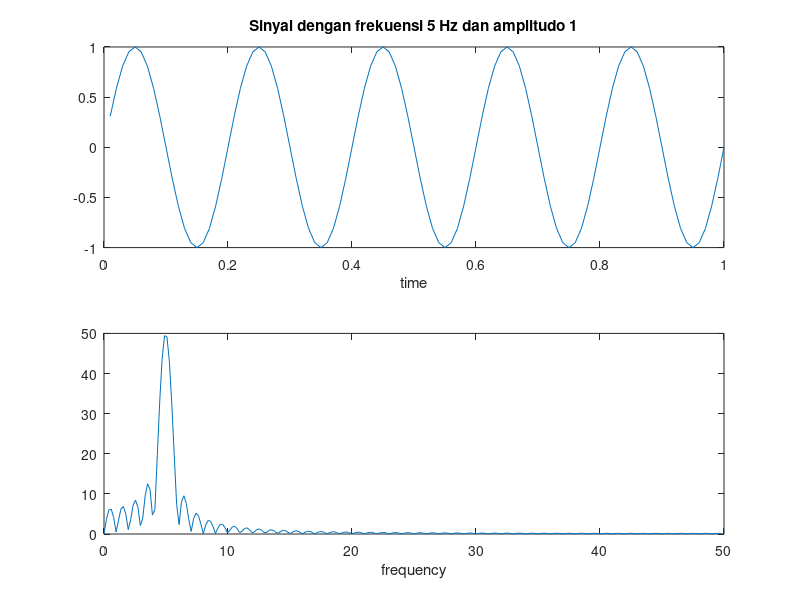
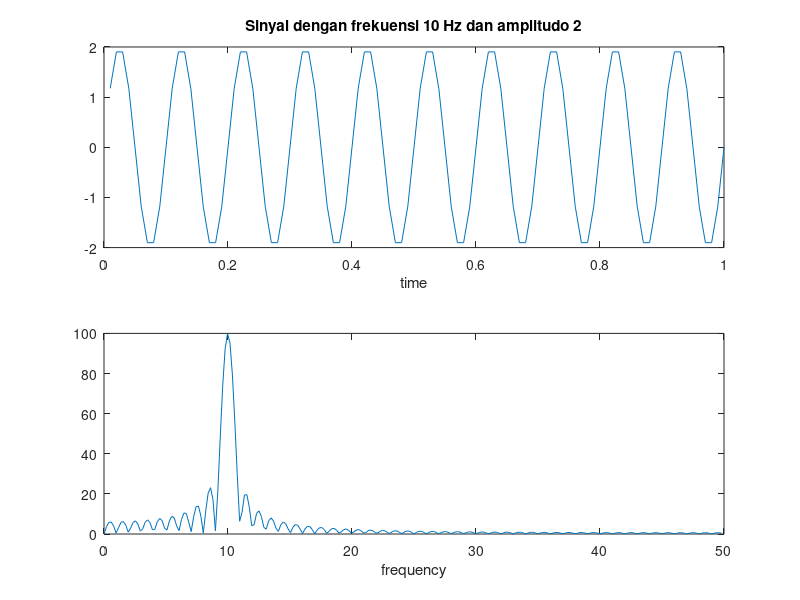
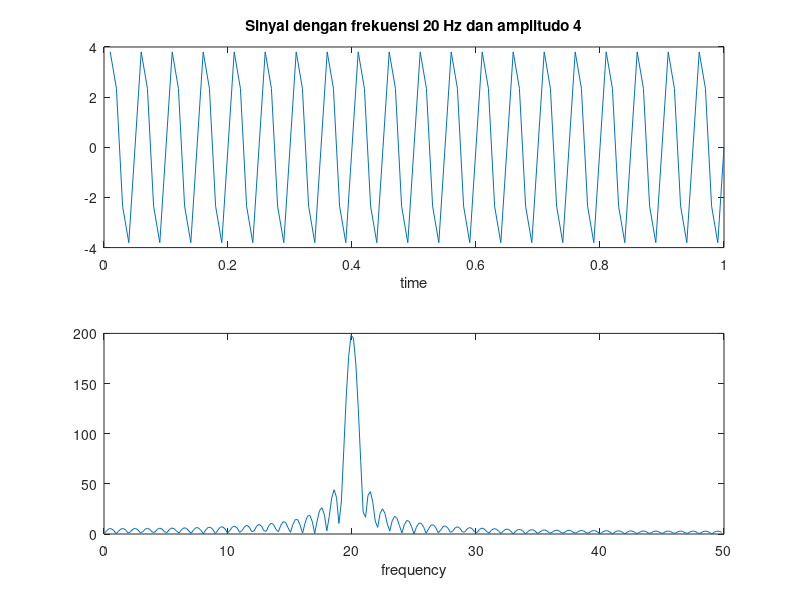
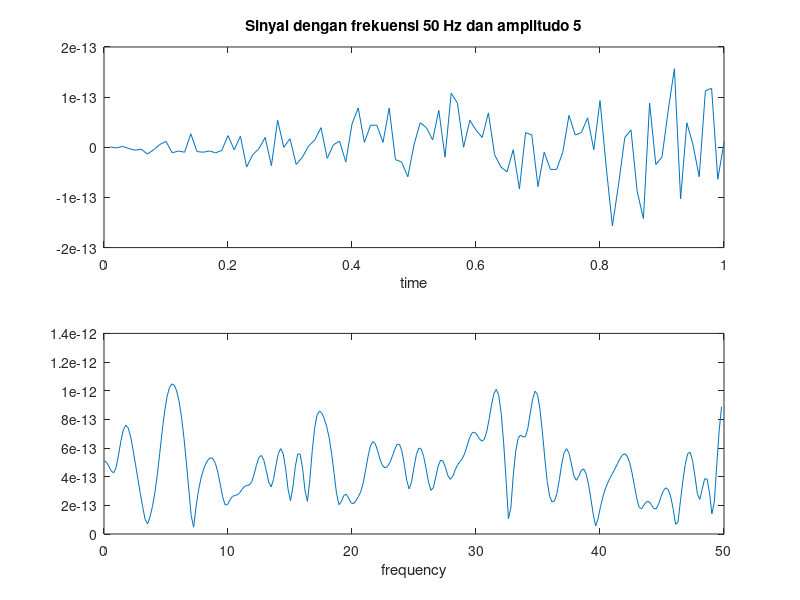

These charts were generated, in order, by the following MATLAB code:
Fs = 100;
t = (1:100) / Fs;
f_values = [5, 10, 20, 50];
a_values = [1, 2, 4, 5];

for i = 1:length(f_values)
    f = f_values(i);
    a = a_values(i);

    s = a * sin(2 * pi * f * t);

    figure;
    subplot(2, 1, 1)
    plot(t, s)
    title(['Sinyal dengan frekuensi ', num2str(f), ' Hz dan amplitudo ', num2str(a)])
    xlabel('time')

    S = fft(s, 512);
    w = (0:255) / 256 * (Fs/2);
    subplot(2, 1, 2)
    plot(w, abs(S(1:256)))
    xlabel('frequency')
end

